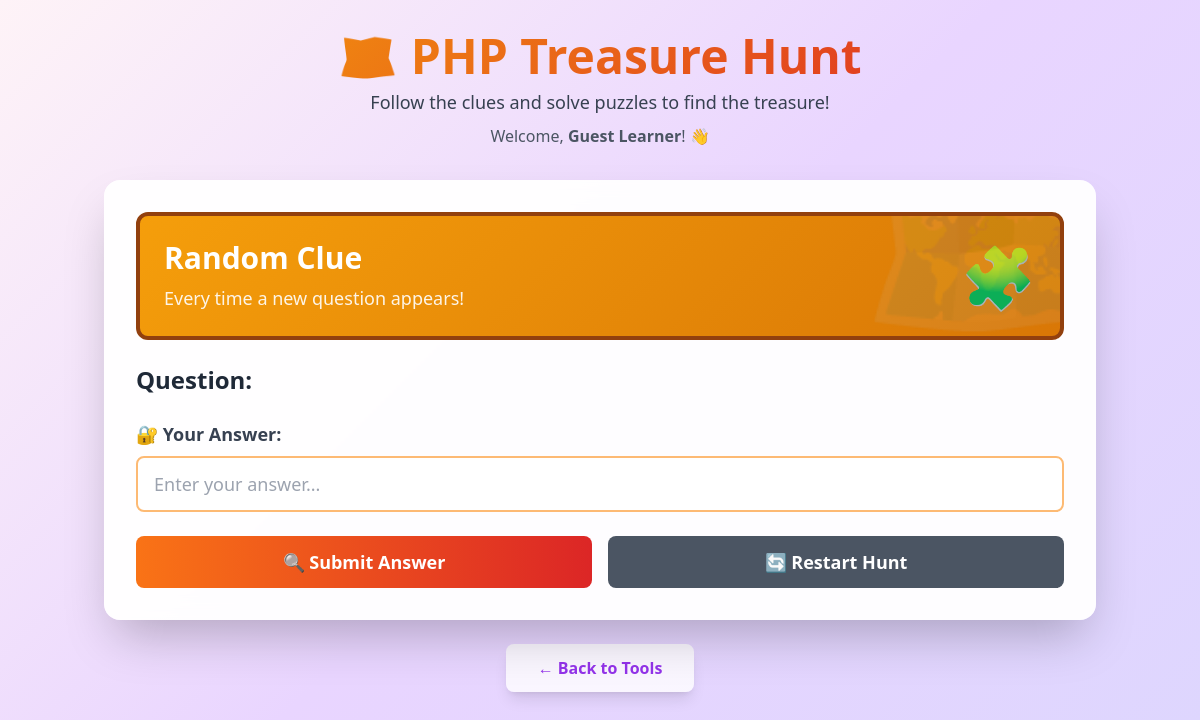
Page /treasure-hunt.php on the earlier database version.
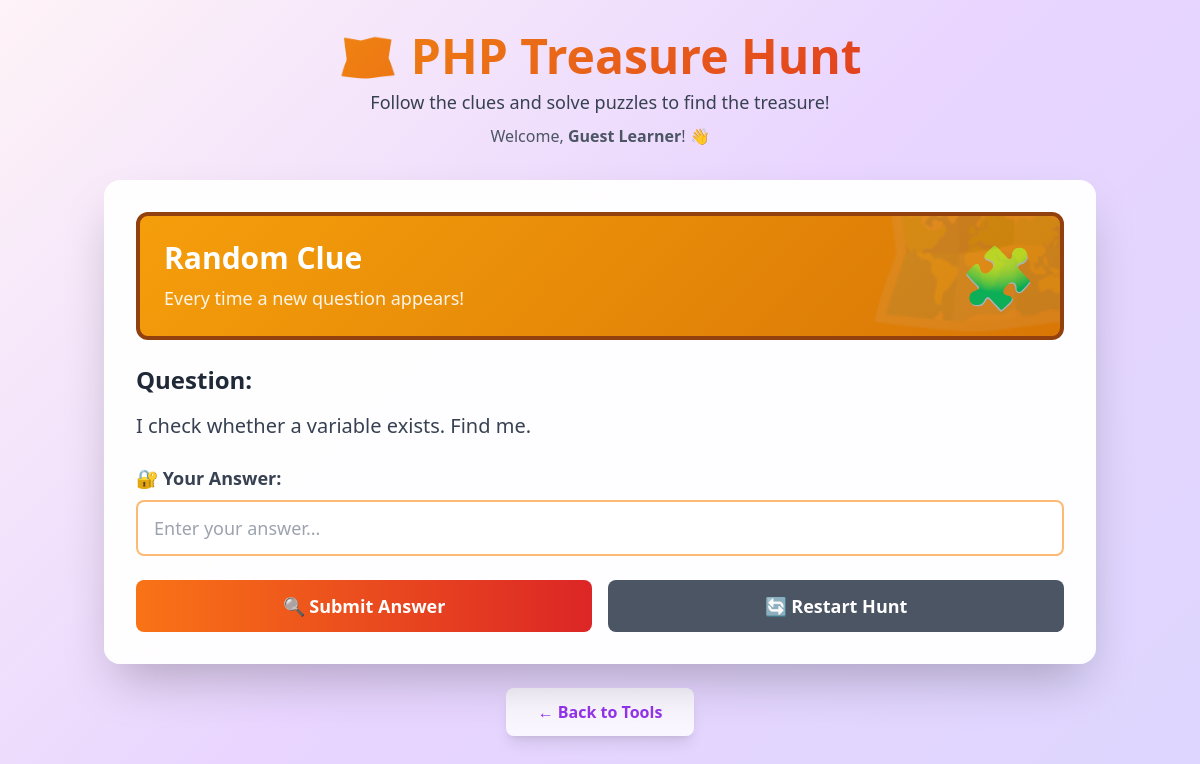
Same page on the later database version.
### tables this page shows
CREATE TABLE `treasurehunt` (
  `hunt_id` int NOT NULL,
  `question` text NOT NULL,
  `correct_answer` varchar(255) NOT NULL,
  `description` text
);

### treasure-hunt.php (the view, shortened to what this page needs)
<?php
require_once 'db.php';
$user_fullname = $_SESSION['user_name'] ?? "Guest Learner";
$stmt = $conn->prepare("SELECT * FROM treasurehunt ORDER BY RAND() LIMIT 1");
$stmt->execute();
$result = $stmt->get_result();
if ($result && $result->num_rows > 0) {
    $question = $result->fetch_assoc();
} else {
    $hunt_completed = true;
}
?>
<!DOCTYPE html>
<html lang="en">
<head>
<script src="https://cdn.tailwindcss.com"></script>
</head>
<body class="font-sans">
<div class="container max-w-5xl mx-auto px-4 py-8">
<div class="text-center mb-8">
<h1 class="text-5xl font-bold mb-2" style="background: linear-gradient(135deg, #f59e0b, #dc2626); -webkit-background-clip: text; -webkit-text-fill-color: transparent;">🗺️ PHP Treasure Hunt</h1>
<p class="text-gray-700 text-lg">Follow the clues and solve puzzles to find the treasure!</p>
<p class="text-gray-600 mt-2">Welcome, <strong><?php echo htmlspecialchars($user_fullname); ?></strong>! 👋</p>
</div>
<div class="clue-card rounded-2xl shadow-2xl p-8 mb-6">
<div class="treasure-map rounded-xl p-6 mb-6 text-white">
<div class="flex items-center justify-between">
<div><h2 class="text-3xl font-bold mb-2">Random Clue</h2>
<p class="text-lg opacity-90">Every time a new question appears!</p></div>
<div class="text-6xl">🧩</div>
</div>
</div>
<div class="mb-6">
<h3 class="text-2xl font-bold text-gray-800 mb-4">Question:</h3>
<p class="text-xl text-gray-700"><?php echo htmlspecialchars($question['question']); ?></p>
</div>
<form method="POST" class="space-y-6">
<div>
<label class="block text-lg font-semibold text-gray-700 mb-2">🔐 Your Answer:</label>
<input type="text" name="user_answer" class="w-full px-4 py-3 border-2 border-orange-300 rounded-lg focus:outline-none focus:border-orange-500 text-lg" placeholder="Enter your answer..." required autofocus>
</div>
<div class="flex gap-4">
<button type="submit" name="submit_answer" class="flex-1 bg-gradient-to-r from-orange-500 to-red-600 hover:from-orange-600 hover:to-red-700 text-white font-bold py-3 px-6 rounded-lg text-lg transition">🔍 Submit Answer</button>
<a href="treasure-hunt.php?reset=1" class="flex-1 text-center bg-gray-600 hover:bg-gray-700 text-white font-bold py-3 px-6 rounded-lg text-lg transition">🔄 Restart Hunt</a>
</div>
</form>
</div>
<div class="text-center">
<a href="tools.php" class="inline-block bg-white bg-opacity-80 hover:bg-opacity-100 text-purple-600 font-semibold py-3 px-8 rounded-lg transition shadow-lg">← Back to Tools</a>
</div>
</div>
</body>
</html>

Differences in the rows shown:
added treasurehunt: question "I check whether a variable exists. Find me."
